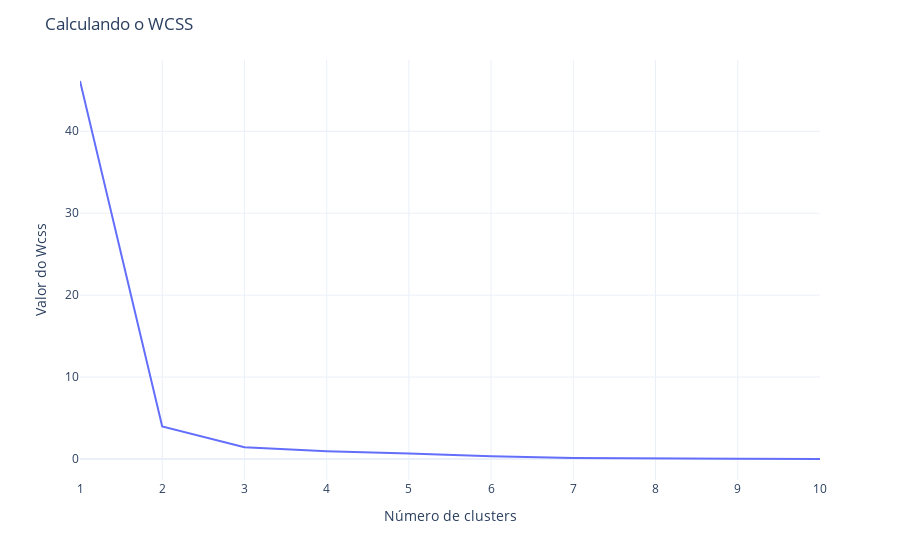

Notebook source saved alongside this figure:
### Markdown cell above
### Visualizando o gráfico de Cálculo de  WCSS VS. Número de Cluster
***

O gráfico de WCSS também conhecido como gráfico do cotovelo ilustra qual o possível número ideal de clusters para o dataset analisado.

### Code cell
grafico_wcss = px.line( x = range(1,11),
                        y = wcss_ativos
                       )
fig = go.Figure(grafico_wcss)

fig.update_layout(title='Calculando o WCSS',
                  xaxis_title= 'Número de clusters',
                  yaxis_title= 'Valor do Wcss', 
                  template =  'plotly_white'
                  ) 

fig.show()

### Figure 1 — Plotly figure (JSON) as saved in the notebook; plotly's stock layout.template omitted (floating-point values rounded to 4 significant figures)
{"data": [{"hovertemplate": "x=%{x}<br>y=%{y}<extra></extra>", "legendgroup": "", "line": {"color": "#636efa", "dash": "solid"}, "marker": {"symbol": "circle"}, "mode": "lines", "name": "", "orientation": "v", "showlegend": false, "type": "scatter", "x": [1, 2, 3, 4, 5, 6, 7, 8, 9, 10], "xaxis": "x", "y": [46.14, 3.979, 1.44, 0.9528, 0.6842, 0.3256, 0.1321, 0.05557, 0.02155, 0], "yaxis": "y"}], "layout": {"legend": {"tracegroupgap": 0}, "margin": {"t": 60}, "title": {"text": "Calculando o WCSS"}, "xaxis": {"anchor": "y", "domain": [0, 1], "title": {"text": "Número de clusters"}}, "yaxis": {"anchor": "x", "domain": [0, 1], "title": {"text": "Valor do Wcss"}}}}
